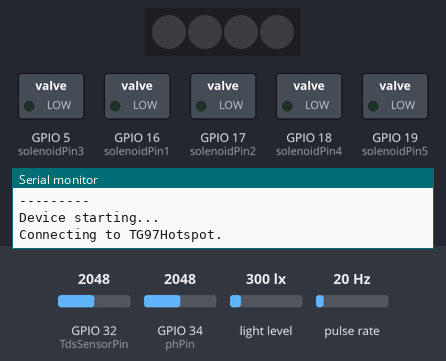
A sketch run on a simulated ESP32. Shown: 4 RGB LEDs in strip order, left to right, switched loads named in the sketch (green lamp = pin HIGH), the last lines printed to the serial monitor. Wiring (inferred from the names in the program): pulse sensor: data GPIO 15. The inputs (shaded band) are chosen by the test bench; at power-on: GPIO 32 (TdsSensorPin) = 2048, GPIO 34 (phPin) = 2048, light level 300 lx, pulse rate 20 Hz. Dim RGB values are drawn brighter than linear; WiFi joins after 1.5 s; servers stay silent unless stated; the Firebase database answers and starts empty.

Above: at 0.1 s.
At 10.9 s:
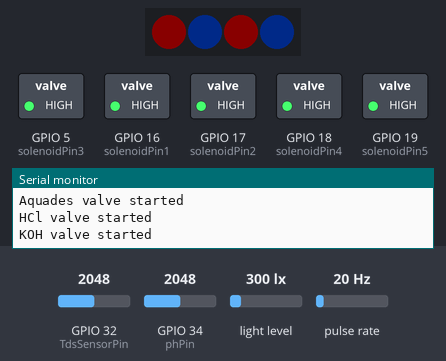
At 21.8 s:
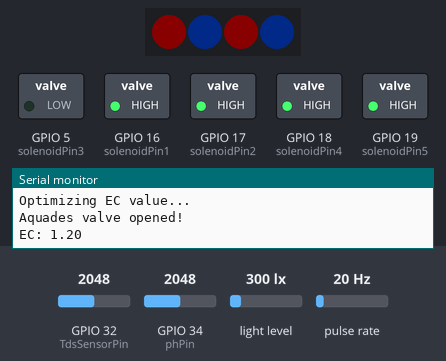
At 35.8 s:
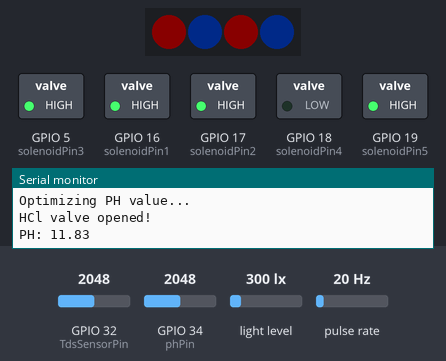
Timing chart, 0 to 37.3 s (numbered marks = the images above):
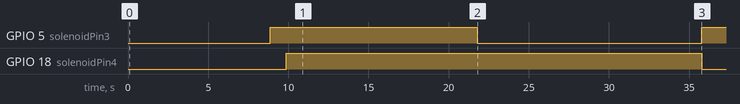

Measured:
- by itself, GPIO 5 (solenoidPin3): HIGH → LOW at 21.8 s, → HIGH 14.0 s later
- by itself, GPIO 18 (solenoidPin4): HIGH → LOW at 35.8 s

The sketch:

AllSensors.ino
```cpp
#include "WiFi.h"
#include "IOXhop_FirebaseESP32.h"
#include "Arduino.h"
#include <Wire.h>
#include <BH1750.h>
#include <FastLED.h>

//Definisi Global Variables
#define FIREBASE_HOST "tugas-akhir-2b4c9.firebaseio.com"
#define FIREBASE_AUTH "1uB7l0i9kTWWIWXKIfJooU46by9TRwJKJmEkHC5X"
#define WIFI_SSID "TG97Hotspot" //Isi dengan WiFi SSID
#define WIFI_PASSWORD "TA181902" //Isi dengan WiFi Password
#define TdsSensorPin 32
#define VREF 3.4
#define SCOUNT  30
#define phPin 34
#define LED_PIN     2
#define NUM_LEDS    4
CRGB leds[NUM_LEDS];

int solenoidPin1 = 16; //A
int solenoidPin2 = 17; //B
int solenoidPin3 = 5;  //Aquades
int solenoidPin4 = 18; //HCl
int solenoidPin5 = 19; //KOH

String ID = "ITB-001";

float minec, maxec, minph, maxph, minflow, maxflow, minint, maxint;

int analogBuffer[SCOUNT];
int analogBufferTemp[SCOUNT];
int analogBufferIndex = 0,copyIndex = 0;
float averageVoltage = 0,tdsValue = 0,ecValue = 0,temperature = 27;
float lux;
float phValue;

volatile int flow_frequency;
int l_min;
unsigned char flowsensor = 15;

int sensorValue = 0;
unsigned long int avgValue;
float b;
int buf[10],temp;

BH1750 lightMeter(0x23);

float tempEC[10], tempPH[10], tempLux[10];
int tempFlow[10];
float finalEC, finalPH, finalLux;
int finalFlow;

//Interrupt Function untuk Flow Sensor
void flow ()
{
   flow_frequency++;
}

void setup ()
{
  //Memulai program
  int BAUDRATE = 115200;
  Serial.begin(BAUDRATE); //Baudrate 115200
  Wire.begin();
  pinMode(TdsSensorPin,INPUT);
  pinMode(phPin,INPUT);
  pinMode(solenoidPin1, OUTPUT);
  pinMode(solenoidPin2, OUTPUT);
  pinMode(solenoidPin3, OUTPUT);
  pinMode(solenoidPin4, OUTPUT);
  pinMode(solenoidPin5, OUTPUT);

  Serial.println("Hydrotech");
  Serial.println("---------");
  Serial.println("Device starting...");

  //Koneksi ESP32 ke WiFi
  WiFi.begin(WIFI_SSID, WIFI_PASSWORD);
  Serial.print("Connecting to ");
  Serial.print(WIFI_SSID);
  while (WiFi.status() != WL_CONNECTED) {
    Serial.print(".");
    delay(500);
  }
  //Sudah terkoneksi dengan WiFi
  Serial.println();
  Serial.print("Connected to ");
  Serial.println(WIFI_SSID);

  //Membaca data dari Firebase
  Serial.println("Retrieving data from Cloud Database");
  Firebase.begin(FIREBASE_HOST, FIREBASE_AUTH);
  String pathID = "/Devices/" + ID + "/plant";
  String plant = Firebase.getString(pathID);
  Serial.print("Device ID: ");
  Serial.println(ID);
  Serial.print("Plant assigned to " + ID + ": ");
  Serial.println(plant);
  String pathPlant = "/Optimal Parameters/" + plant;

  String pathMinec = pathPlant + "/minec";
  minec = Firebase.getFloat(pathMinec);
  String pathMaxec = pathPlant + "/maxec";
  maxec = Firebase.getFloat(pathMaxec);
  String pathMinph = pathPlant + "/minph";
  minph = Firebase.getFloat(pathMinph);
  String pathMaxph = pathPlant + "/maxph";
  maxph = Firebase.getFloat(pathMaxph);
  String pathMinflow = pathPlant + "/minflow";
  minflow = Firebase.getFloat(pathMinflow);
  String pathMaxflow = pathPlant + "/maxflow";
  maxflow = Firebase.getFloat(pathMaxflow);
  String pathMinint = pathPlant + "/minint";
  minint = Firebase.getFloat(pathMinint);
  String pathMaxint = pathPlant + "/maxint";
  maxint = Firebase.getFloat(pathMaxint);

  Serial.println("Optimal Parameters for "+plant+":");
  Serial.print("Min. EC: ");
  Serial.println(minec);
  Serial.print("Max. EC: ");
  Serial.println(maxec);
  Serial.print("Min. pH: ");
  Serial.println(minph);
  Serial.print("Max. pH: ");
  Serial.println(maxph);
  Serial.print("Min. Flow: ");
  Serial.println(minflow);
  Serial.print("Max. Flow: ");
  Serial.println(maxflow);
  Serial.print("Min. Intensity: ");
  Serial.println(minint);
  Serial.print("Max. Intensity: ");
  Serial.println(maxint);
  delay(1000);
  Serial.println("");

  //Memulai LED
  delay(1000);
  FastLED.addLeds<WS2812, LED_PIN, GRB>(leds, NUM_LEDS);
  FastLED.setBrightness(10);
  for(int i = 0; i < NUM_LEDS; i++)
  {
    if(i%2==0)
    {
      leds[i] = CRGB(255, 0, 0);
      FastLED.show();
    }
    else
    {
      leds[i] = CRGB(0, 70, 255);
      FastLED.show();
    }
  }
  Serial.println("LEDs initialized!");

  //Memulai Sensor Cahaya
  if (lightMeter.begin(BH1750::CONTINUOUS_HIGH_RES_MODE)) {
    Serial.println(F("Light sensor initialized!"));
  }
  else {
    Serial.println(F("Error initializing BH1750"));
  }
  Serial.println("");
  delay(1000);
  pinMode(flowsensor, INPUT);
  digitalWrite(flowsensor, HIGH); // Optional Internal Pull-Up
  attachInterrupt(15, flow, RISING); // Setup Interrupt
  sei(); // Enable interrupts
  Serial.println("Flow sensor initialized!");
  delay(1000);
  digitalWrite(solenoidPin1, HIGH);
  Serial.println("A valve started");
  delay(1000);
  digitalWrite(solenoidPin2, HIGH);
  Serial.println("B valve started");
  delay(1000);
  digitalWrite(solenoidPin3, HIGH);
  Serial.println("Aquades valve started");
  delay(1000);
  digitalWrite(solenoidPin4, HIGH);
  Serial.println("HCl valve started");
  delay(1000);
  digitalWrite(solenoidPin5, HIGH);
  Serial.println("KOH valve started");
  delay(1000);
  Serial.println("All valves initialized!");
  delay(1000);
}

void loop ()
{
  delay(5000);
  bacaParameter();
  controlValve();
}

//Membaca semua parameter
void bacaParameter ()
{
  tempEC[0] = 0;
  tempLux[0] = 0;
  tempFlow[0] = 0;
  tempPH[0] = 0;
  tempEC[1] = 10;
  tempLux[1] = 10;
  tempFlow[1] = 10;
  tempPH[1] = 10;
  int i = 1;
  Serial.println("Parameter scan starting...");
  Serial.println("");
  while (((tempEC[i]-tempEC[i-1])<-0.1)||((tempEC[i]-tempEC[i-1])>0.1)||((tempPH[i]-tempPH[i-1])<-0.1)||((tempPH[i]-tempPH[i-1])>0.1)||((tempFlow[i]-tempFlow[i-1])<-1)||((tempFlow[i]-tempFlow[i-1])>1)||((tempLux[i]-tempLux[i-1])<-20)||((tempLux[i]-tempLux[i-1])>20))
  {
    i++;
    bacaEC();
    tempEC[i] = ecValue;
    bacaLux();
    tempLux[i] = lux;
    bacaFlow();
    tempFlow[i] = l_min;
    bacaPH();
    tempPH[i] = phValue;
    if (i > 8)
    {
      i = 1;
      tempEC[0] = tempEC[9];
      tempLux[0] = tempLux[9];
      tempFlow[0] = tempFlow[9];
      tempPH[0] = tempPH[9];
    }
    delay(1000);
  }
  finalEC = tempEC[i];
  finalLux = tempLux[i];
  finalFlow = tempFlow[i];
  finalPH = tempPH[i];
  Serial.println("");
  Serial.println("Parameter scan complete");
  kirimData();
  Serial.println("Data sent to Firebase");
  Serial.println("");
}

//Buka dan tutup valve
void controlValve ()
{
  if (finalEC < minec)
  {
    Serial.println("EC value too low!");
    Serial.println("Optimizing EC value...");
    tambahEC();
  }
  else
  {
    Serial.println("EC value not too low");
  }
  if (finalEC > maxec)
  {
    Serial.println("EC value too high!");
    Serial.println("Optimizing EC value...");
    kurangiEC();
  }
  else
  {
    Serial.println("EC value not too high");
  }
  if (finalPH < minph)
  {
    Serial.println("PH value too low!");
    Serial.println("Optimizing PH value...");
    tambahPH();
  }
  else
  {
    Serial.println("PH value not too low");
  }
  if (finalPH > maxph)
  {
    Serial.println("PH value too high!");
    Serial.println("Optimizing PH value...");
    kurangiPH();
  }
  else
  {
    Serial.println("EC value not too high");
  }
  Serial.println("All parameters optimized!");
}

//Membaca konduktivitas elektrik
void bacaEC ()
{
   for(analogBufferIndex=0;analogBufferIndex<SCOUNT;analogBufferIndex++)
   {
     analogBuffer[analogBufferIndex] = analogRead(TdsSensorPin);
   }

   averageVoltage = getMedianNum(analogBuffer,SCOUNT) * (float)VREF / 4096.0;
   float compensationCoefficient=1.0+0.02*(temperature-25.0);
   float compensationVolatge=averageVoltage/compensationCoefficient;
   tdsValue=(133.42*compensationVolatge*compensationVolatge*compensationVolatge - 255.86*compensationVolatge*compensationVolatge + 857.39*compensationVolatge)*0.5;
   ecValue=tdsValue/500;
   Serial.print("EC: ");
   Serial.print(ecValue,3);
   Serial.println(" mS");
}

//Membaca intensitas cahaya
void bacaLux ()
{
  lux = lightMeter.readLightLevel();
  Serial.print("Light: ");
  Serial.print(lux);
  Serial.println(" lx");
}

//Membaca debit air
void bacaFlow ()
{
   l_min = (flow_frequency / 7.5);
   flow_frequency = 0;
   Serial.print("Flow: ");
   Serial.print(l_min, DEC);
   Serial.println(" L/min");
}

//Membaca derajat keasaman
void bacaPH ()
{
  for(int i=0;i<10;i++)
  {
    buf[i]=analogRead(phPin);
    delay(10);
  }
  for(int i=0;i<9;i++)
  {
    for(int j=i+1;j<10;j++)
    {
      if(buf[i]>buf[j])
      {
        temp=buf[i];
        buf[i]=buf[j];
        buf[j]=temp;
      }
    }
  }
  avgValue=0;
  for(int i=2;i<8;i++)
  avgValue+=buf[i];
  float pHVol=(float)avgValue*3.3/4095/6;
  phValue = -5.70 * pHVol + 21.34;
  //phValue = -4.2424 * pHVol + 19.6;
  Serial.print("pH: ");
  Serial.println(phValue,2);
}

//Mengirim data menuju Firebase
void kirimData ()
{
  String pathEC = "/Devices/" + ID + "/ec";
  Firebase.setFloat(pathEC, finalEC);
  String pathLux = "/Devices/" + ID + "/intensity";
  Firebase.setFloat(pathLux, finalLux);
  String pathFlow = "/Devices/" + ID + "/flow";
  Firebase.setFloat(pathFlow, finalFlow);
  String pathPH = "/Devices/" + ID + "/ph";
  Firebase.setFloat(pathPH, finalPH);
}

//Menambah EC
void tambahEC ()
{
  while(finalEC < maxec)
  {
    digitalWrite(solenoidPin1, LOW);
    Serial.println("A valve opened!");
    delay(1000);
    digitalWrite(solenoidPin1, HIGH);
    Serial.println("A valve closed!");
    delay(1000);
    digitalWrite(solenoidPin2, LOW);
    Serial.println("B valve opened!");
    delay(1000);
    digitalWrite(solenoidPin2, HIGH);
    Serial.println("B valve closed!");
    delay(1000);
    finalEC = finalEC + 0.2;
    Serial.print("EC: ");
    Serial.println(finalEC);
  }
}

//Mengurangi EC
void kurangiEC ()
{
  digitalWrite(solenoidPin3, LOW);
  Serial.println("Aquades valve opened!");
  while(finalEC >= maxec)
  {
    finalEC = finalEC - 0.1;
    Serial.print("EC: ");
    Serial.println(finalEC);
    delay(1000);
  }
  digitalWrite(solenoidPin3, HIGH);
  Serial.println("Aquades valve closed!");
}

//Menambah PH
void tambahPH ()
{
  digitalWrite(solenoidPin5, LOW);
  Serial.println("KOH valve opened!");
  while(finalPH < maxph)
  {
    finalPH = finalPH + 0.1;
    Serial.print("PH: ");
    Serial.println(finalPH);
    delay(1000);
  }
  digitalWrite(solenoidPin5, HIGH);
  Serial.println("KOH valve closed!");
}

//Mengurangi PH
void kurangiPH ()
{
  digitalWrite(solenoidPin4, LOW);
  Serial.println("HCl valve opened!");
  while(finalPH >= maxph)
  {
    finalPH = finalPH - 0.1;
    Serial.print("PH: ");
    Serial.println(finalPH);
    delay(1000);
  }
  digitalWrite(solenoidPin4, HIGH);
  Serial.println("HCl valve closed!");
}

//Mencari nilai median (untuk pembacaan konduktivitas elektrik)
int getMedianNum(int bArray[], int iFilterLen)
{
      int bTab[iFilterLen];
      for (byte i = 0; i<iFilterLen; i++)
      bTab[i] = bArray[i];
      int i, j, bTemp;
      for (j = 0; j < iFilterLen - 1; j++)
      {
      for (i = 0; i < iFilterLen - j - 1; i++)
          {
        if (bTab[i] > bTab[i+ 1])
            {
        bTemp = bTab[i];
            bTab[i] = bTab[i+ 1];
        bTab[i+1] = bTemp;
         }
      }
      }
      if ((iFilterLen & 1) > 0)
    bTemp = bTab[(iFilterLen - 1) / 2];
      else
    bTemp = (bTab[iFilterLen / 2] + bTab[iFilterLen / 2 - 1]) / 2;
      return bTemp;
}
```
